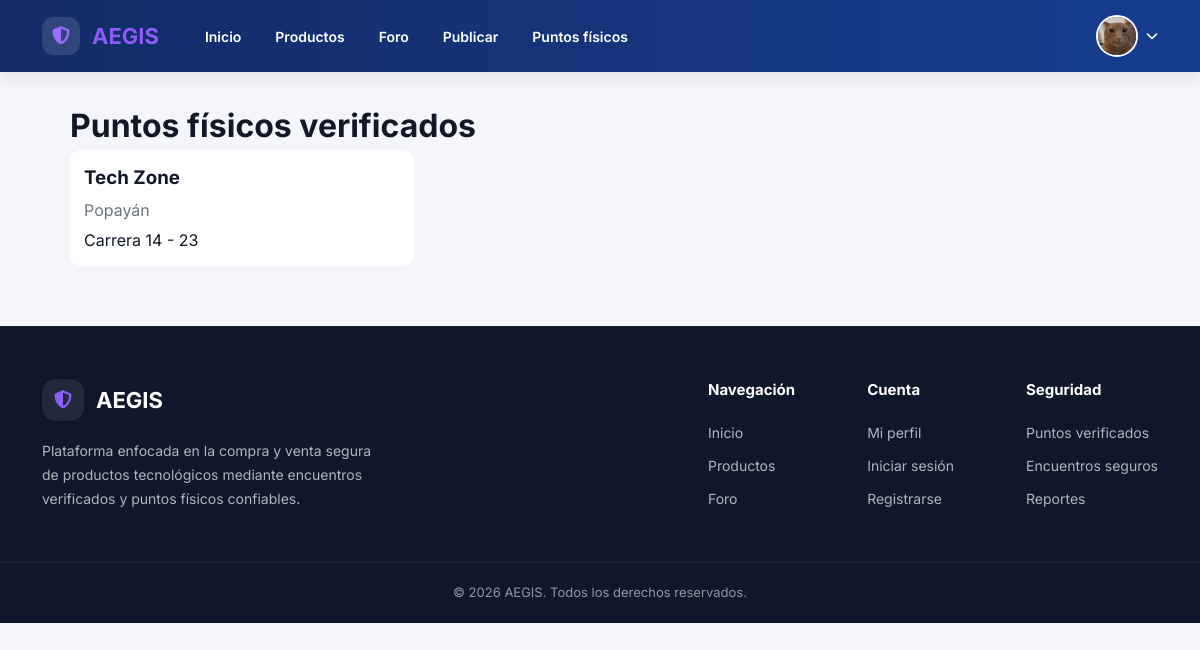
Page /public/puntos-fisicos (signed in) on the committed database.
### tables this page shows
CREATE TABLE `puntos_fisicos` (
  `id` int(11) NOT NULL,
  `owner_id` int(11) NOT NULL,
  `nombre` varchar(150) NOT NULL,
  `descripcion` text DEFAULT NULL,
  `direccion` varchar(255) NOT NULL,
  `ciudad` varchar(100) NOT NULL,
  `telefono` varchar(30) DEFAULT NULL,
  `imagen` varchar(255) DEFAULT NULL,
  `reputacion` decimal(3,2) DEFAULT 5.00,
  `estado` enum('activo','pendiente','suspendido') DEFAULT 'pendiente',
  `fecha_registro` timestamp NOT NULL DEFAULT current_timestamp()
);

### app/core/Controller.php (called while the page is built, shortened)
<?php
class Controller
{
    public function render(string $view, array $data = []): void
    {
        extract($data);
        require $view;
    }
    protected function loadModel(string $module, string $model): object
    {
        $path = ROOT_PATH . "/app/modules/{$module}/models/{$model}.php";
        return new $model();
    }
}

### app/modules/puntosFisicos/controllers/PuntoFisicoController.php (called while the page is built, shortened)
<?php
class PuntoFisicoController extends Controller
{
    private $puntoModel;
    public function __construct()
    {
        $this->puntoModel = $this->loadModel('puntosFisicos', 'PuntoFisico');
    }
    public function index(): void
    {
        $puntos = $this->puntoModel->getActivos();
        $this->render(ROOT_PATH . '/app/modules/puntosFisicos/views/index.php', [
            'puntos' => $puntos,
        ]);
    }
}

### app/core/Router.php (called while the page is built, shortened)
<?php
class Router
{
    private $routes = [];
    public function get($route, $action)
    {
        $this->routes['GET'][$route] = $action;
    }
    public function post($route, $action)
    {
        $this->routes['POST'][$route] = $action;
    }
    public function dispatch($url)
    {
        $url = '/' . trim($url, '/');
        $method = $_SERVER['REQUEST_METHOD'];
        $action = $this->routes[$method][$url];
        list($controllerName, $methodName) = explode('@', $action);
        $controller = new $controllerName();
        $controller->$methodName();
    }
}

### public/index.php (called while the page is built, shortened)
<?php
require_once '../app/core/Database.php';
require_once '../app/core/Router.php';
require_once '../app/core/Controller.php';
require_once '../app/core/Model.php';
$router = new Router();
$url = trim((string) ($_GET['url'] ?? ''), '/');
$router->dispatch($url);

### config/database.php (called while the page is built)
<?php
return [
    'host'     => 'localhost',
    'dbname'   => 'aegis_db',
    'user'     => 'root',
    'password' => '',
    'charset'  => 'utf8mb4',
];

### app/core/Database.php (called while the page is built)
<?php
class Database
{
    private static $instance = null;
    public static function connect()
    {
        if (self::$instance === null) {
            $config = require ROOT_PATH . '/config/database.php';
            try {
                self::$instance = new PDO(
                    "mysql:host={$config['host']};dbname={$config['dbname']};charset={$config['charset']}",
                    $config['user'],
                    $config['password']
                );
                self::$instance->setAttribute(
                    PDO::ATTR_ERRMODE,
                    PDO::ERRMODE_EXCEPTION
                );
            } catch (PDOException $e) {
                die('Error de conexión: ' . $e->getMessage());
            }
        }
        return self::$instance;
    }
}

### app/core/Model.php (called while the page is built, shortened)
<?php
class Model
{
    protected $db;
    public function __construct()
    {
        $this->db = Database::connect();
    }
    public function query($sql, $params = [])
    {
        if (empty($params)) {
            return $this->db->query($sql);
        }
        $stmt = $this->db->prepare($sql);
        $stmt->execute($params);
        return $stmt;
    }
    public function fetchAll($sql, $params = [])
    {
        return $this->query($sql, $params)->fetchAll(PDO::FETCH_ASSOC);
    }
}

### app/modules/puntosFisicos/models/PuntoFisico.php (called while the page is built, shortened)
<?php
class PuntoFisico extends Model
{
    public function getActivos(): array
    {
        return $this->fetchAll(
            "SELECT p.*, u.nombre AS owner_nombre
             FROM puntos_fisicos p
             JOIN usuarios u ON p.owner_id = u.id
             WHERE p.estado = 'activo'
             ORDER BY p.nombre ASC"
        );
    }
}

### app/modules/puntosFisicos/views/index.php (the view)
<?php require_once ROOT_PATH . '/app/layouts/head.php'; ?>
<?php require_once ROOT_PATH . '/app/layouts/navbar.php'; ?>
<main style="max-width:1100px;margin:30px auto;padding:0 20px;">
    <h1>Puntos físicos verificados</h1>
    <div style="display:grid;grid-template-columns:repeat(auto-fill,minmax(260px,1fr));gap:14px;">
        <?php foreach (($puntos ?? []) as $punto): ?>
            <article style="background:#fff;border-radius:12px;padding:14px;">
                <h3 style="margin:0 0 6px;"><?= htmlspecialchars($punto['nombre']) ?></h3>
                <p style="margin:0 0 6px;color:#6B7280;"><?= htmlspecialchars($punto['ciudad']) ?></p>
                <p style="margin:0;"><?= htmlspecialchars($punto['direccion']) ?></p>
            </article>
        <?php endforeach; ?>
    </div>
</main>
<?php require_once ROOT_PATH . '/app/layouts/footer.php'; ?>

### public/Assets/global/global.css (style rules this page uses)
* { margin:0; padding:0; box-sizing:border-box; }
html { scroll-behavior:smooth; }
body { font-family:'Inter', sans-serif; background:#F4F6FB; color:#111827; min-height:100vh; line-height:1.5; }

### rows in the picture
puntos_fisicos: nombre "Tech Zone", ciudad "Popayán", direccion "Carrera 14 - 23"
